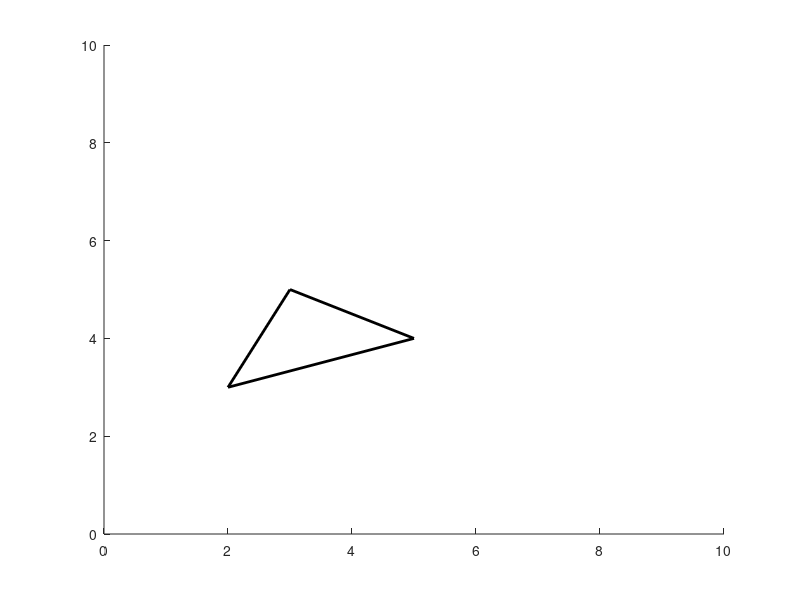

Recreate this plot in MATLAB. (Note: this script raises an error after producing the figure.)
obs = [2,5,3,2;3,4,5,3];

figure(1);
axis([0 10 0 10]);

for i=1:1:3
    line([obs(1,i);obs(1,i+1)], [obs(2,i);obs(2,i+1)], 'Color', 'k', 'LineWidth', 2);
    drawnow
    hold on
end

[x,y] = ginput(1);

a = [x(1);y(1)];
if configInsideObstacle(a,obs) == 1
    disp('config is inside')
else
    disp('config is outside')
end
